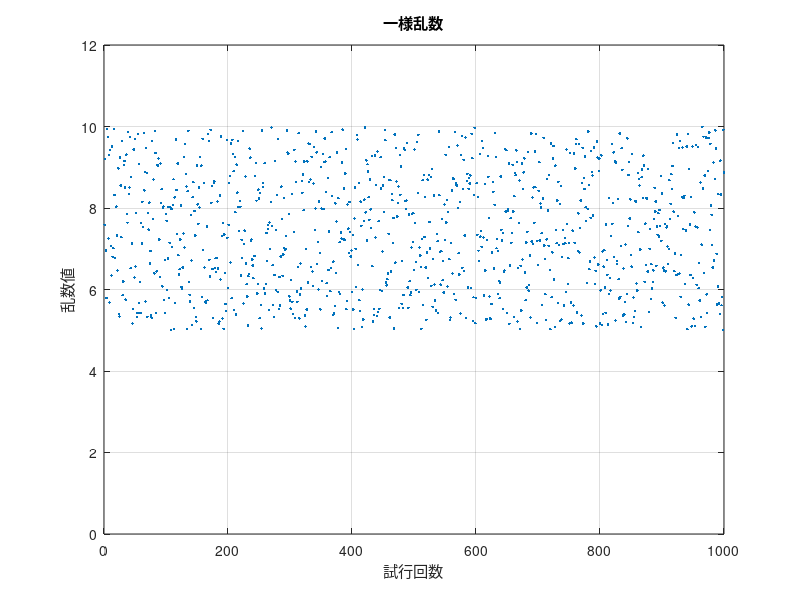

The MATLAB source for this figure: (Note: this script raises an error after producing the figure.)
% 5.0から10.0の一様乱数を1000回発生させ、横軸に試行回数 縦軸に
% 発生した乱数をプロットしなさい。ヒストグラムを書いて分布を確認しなさい

clc, clear,close all;
X = 5.0+5.0*rand([1,1000]); %5.0～10.0 の一様乱数の発生
figure(1); %グラフのウインドウ作成
plot(X,'.'); %グラフのプロット
axis([0 1000 0 12]) %グラフのx軸とy軸の範囲指定
xlabel('試行回数');
ylabel('乱数値');
grid on;   % グリッドの表示
title('一様乱数');
figure(2);
histogram(X,20) %ヒストグラムの表示
